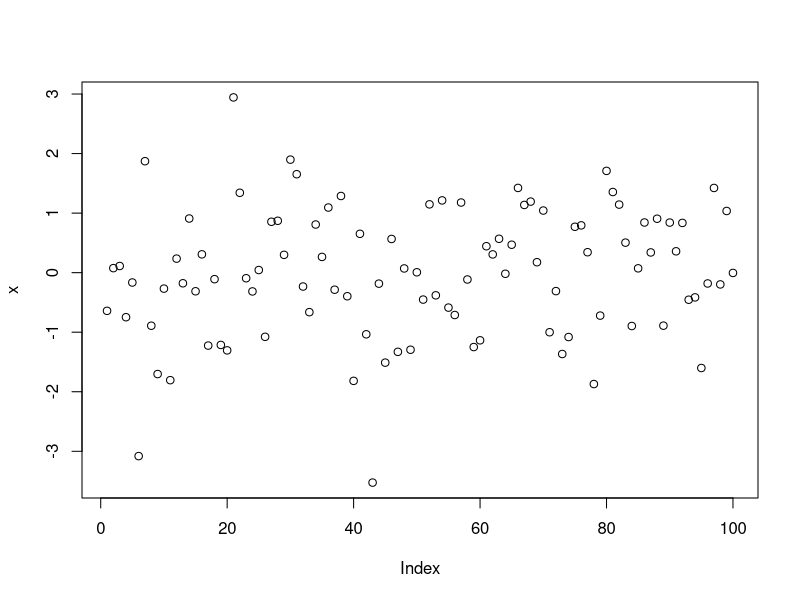

Generate this figure with R:

#' # This is a header
#' 
#' I can write comments like this that will be turned into
#' markdown text.

#+ chunkname, fig.width=10
x = rnorm(100)
# regular R comment, within my code chunk
plot(x)

#' This is the end of the report. Now click "Compile Notebook"
#' button in Rstudio. Or use `spin()` function
#' in knitr package, and we will have a weaved html document! 
#' Not as pretty as regular .Rmd+knitr but we can add
#' many options to make it just as nice, even YAML!
#'
